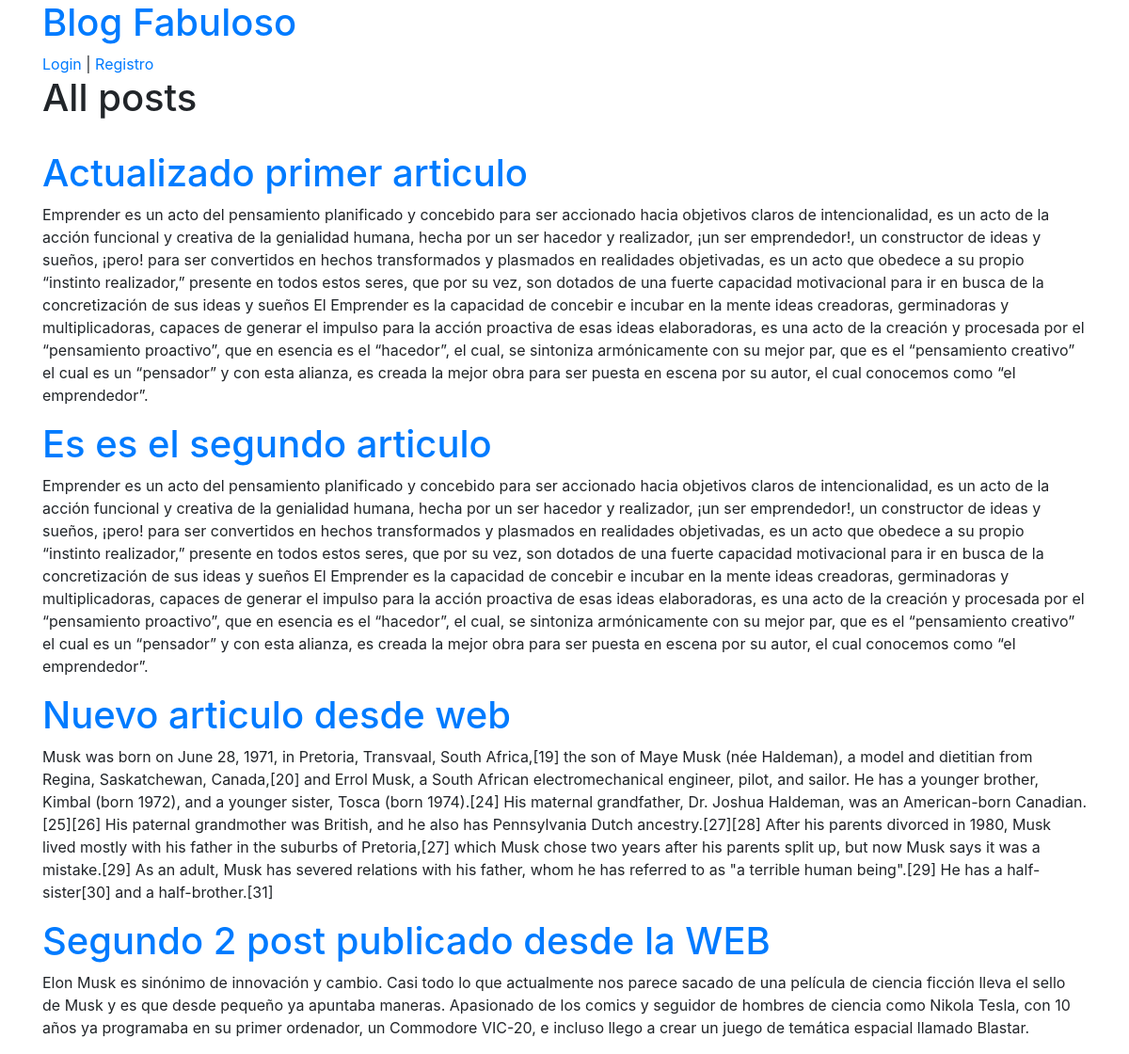
The page / on the database its author committed.
### blog/models.py (models this page shows, shortened)
class Post(models.Model):
    title = models.CharField(max_length=255)
    author = models.ForeignKey(User,on_delete =models.CASCADE)
    body = models.TextField()

### blog/views.py (the view)
# urls.py: path('', IndexView.as_view() , name='home'),
class IndexView(ListView):
     model = Post
     template_name = 'index.html'

### blog/templates/index.html
{% extends 'base.html' %}
{% block content %}
    <br>
    <h1> All posts </h1>
    <br>
    {% for post in object_list %}
        <div > <h1> <a href = "{% url 'post-detail' post.pk %}">     {{post.title}} </a> </h1>
        <p> {{post.body}} </p>
        </div>
    {% endfor %}
{% endblock  %}

### blog/templates/base.html (shortened to what this page needs)
<!DOCTYPE html>
<html>
<head>
{% load static %}
<link rel="stylesheet" type= "text/css" href = "{% static "css/bootstrap.css" %}">
</head>
<body>
<div class="container">
<h1> <a href="{% url 'home' %}"> Blog Fabuloso </a>  </h1>
    {% if user.is_authenticated %}
    <a href="{% url 'post-new' %}"> + Agregar nuevo post</a> | <a href="{% url 'logout' %}"> Logout  </a> |
    {% else %}
    <a href="{% url 'login' %}"> Login </a> |
    <a href="{% url 'register' %}"> Registro</a>
    {% endif %}
{% block content %}{% endblock %}
</div>
</body>
</html>

### rows shown on the page
Post: title "Actualizado primer articulo", body "Emprender es un acto del pensamiento planificado y concebido para ser accionado hacia objetivos claros de intencionalidad, es un acto de la acción funcional y creativa de la genialidad humana, hecha por un ser hacedor y realizador, ¡un ser emprendedor!, un constructor de ideas y sueños, ¡pero! para ser convertidos en hechos transformados y plasmados en realidades objetivadas, es un acto que obedece a su propio “instinto realizador,” presente en todos estos seres, que por su vez, son dotados de una fuerte capacidad motivacional para ir en busca de la concretización de sus ideas y sueños El Emprender es la capacidad de concebir e incubar en la mente ideas creadoras, germinadoras y…"
Post: title "Es es el segundo articulo", body "Emprender es un acto del pensamiento planificado y concebido para ser accionado hacia objetivos claros de intencionalidad, es un acto de la acción funcional y creativa de la genialidad humana, hecha por un ser hacedor y realizador, ¡un ser emprendedor!, un constructor de ideas y sueños, ¡pero! para ser convertidos en hechos transformados y plasmados en realidades objetivadas, es un acto que obedece a su propio “instinto realizador,” presente en todos estos seres, que por su vez, son dotados de una fuerte capacidad motivacional para ir en busca de la concretización de sus ideas y sueños El Emprender es la capacidad de concebir e incubar en la mente ideas creadoras, germinadoras y…"
Post: title "Nuevo articulo desde web", body "Musk was born on June 28, 1971, in Pretoria, Transvaal, South Africa,[19] the son of Maye Musk (née Haldeman), a model and dietitian from Regina, Saskatchewan, Canada,[20] and Errol Musk, a South African electromechanical engineer, pilot, and sailor. He has a younger brother, Kimbal (born 1972), and a younger sister, Tosca (born 1974).[24] His maternal grandfather, Dr. Joshua Haldeman, was an American-born Canadian.[25][26] His paternal grandmother was British, and he also has Pennsylvania Dutch ancestry.[27][28] After his parents divorced in 1980, Musk lived mostly with his father in the suburbs of Pretoria,[27] which Musk chose two years after his parents split up, but now Musk says it…"
Post: title "Segundo 2 post publicado desde la WEB", body "Elon Musk es sinónimo de innovación y cambio. Casi todo lo que actualmente nos parece sacado de una película de ciencia ficción lleva el sello de Musk y es que desde pequeño ya apuntaba maneras. Apasionado de los comics y seguidor de hombres de ciencia como Nikola Tesla, con 10 años ya programaba en su primer ordenador, un Commodore VIC-20, e incluso llego a crear un juego de temática espacial llamado Blastar."
